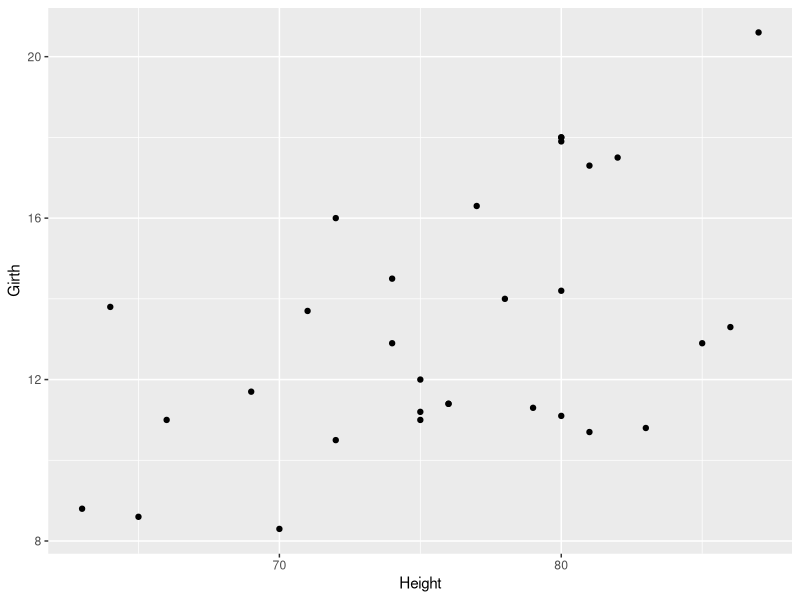
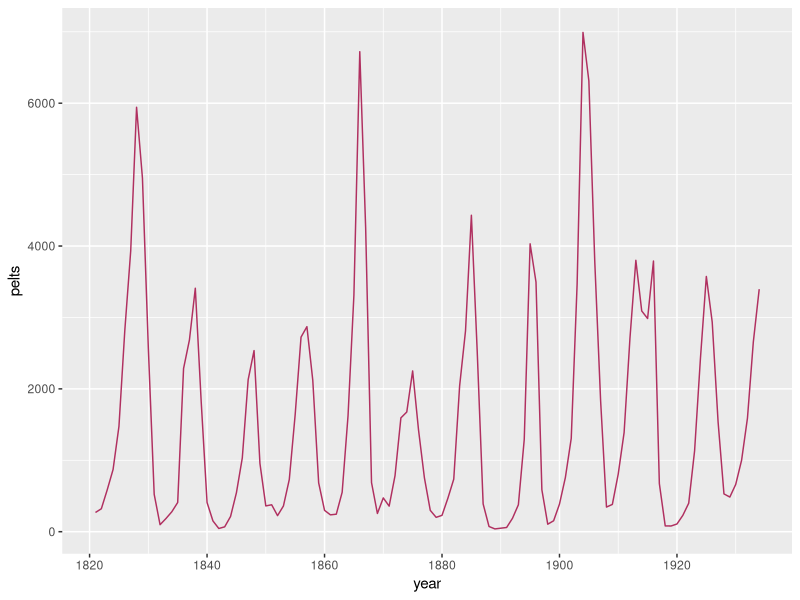
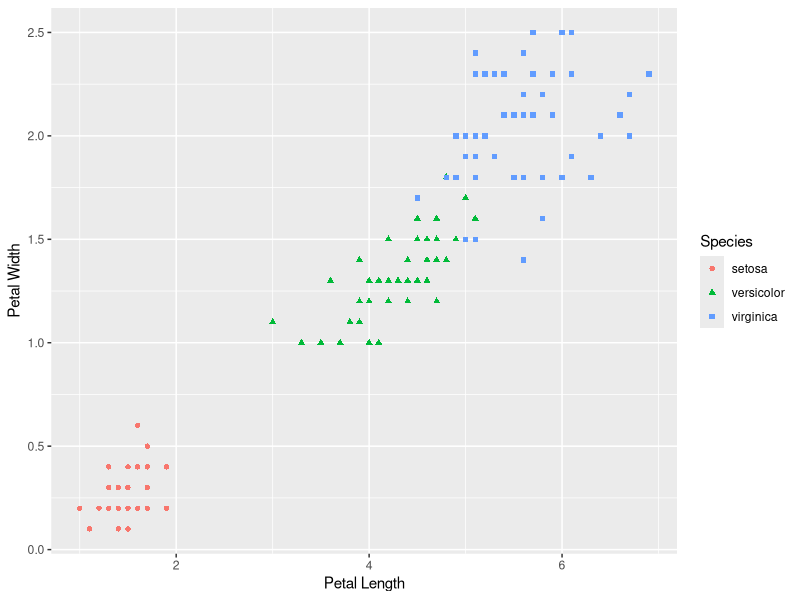
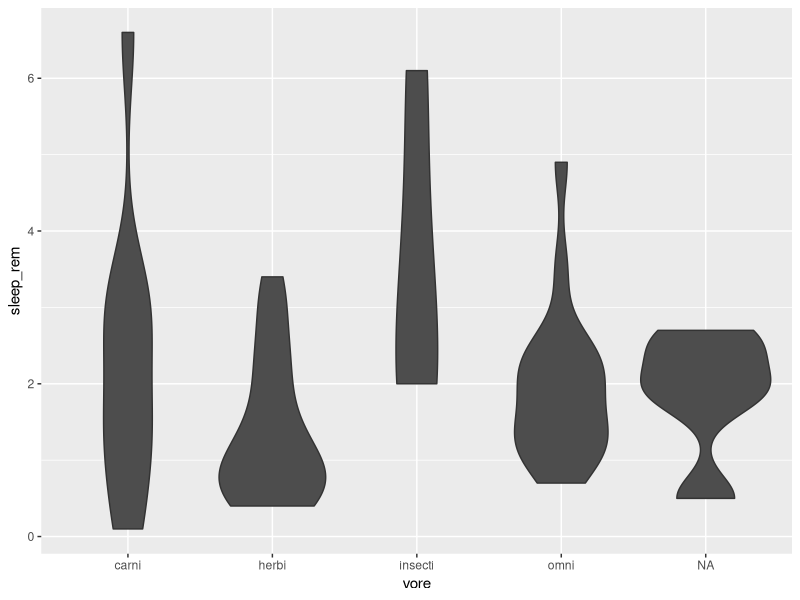
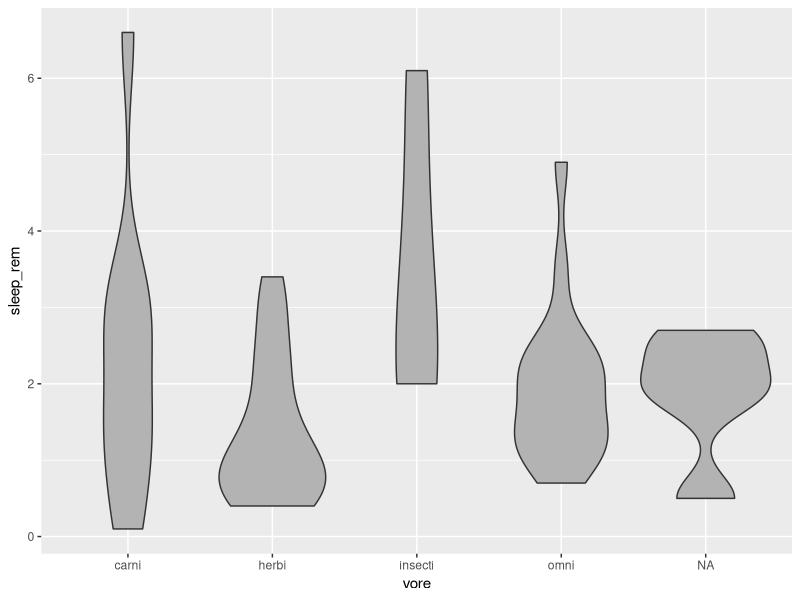
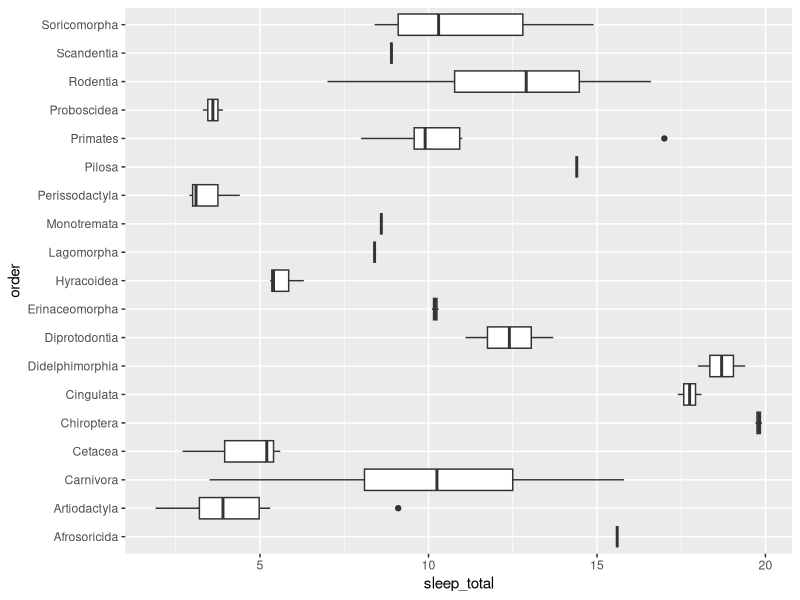
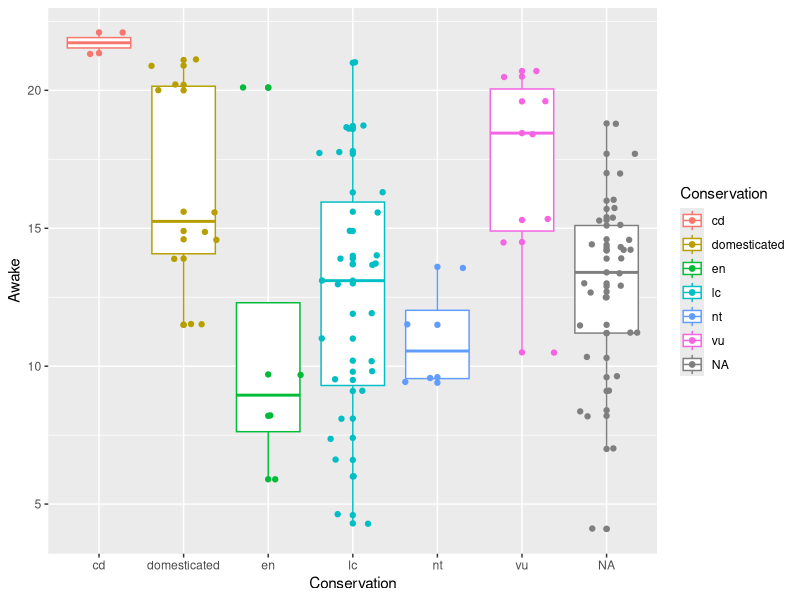
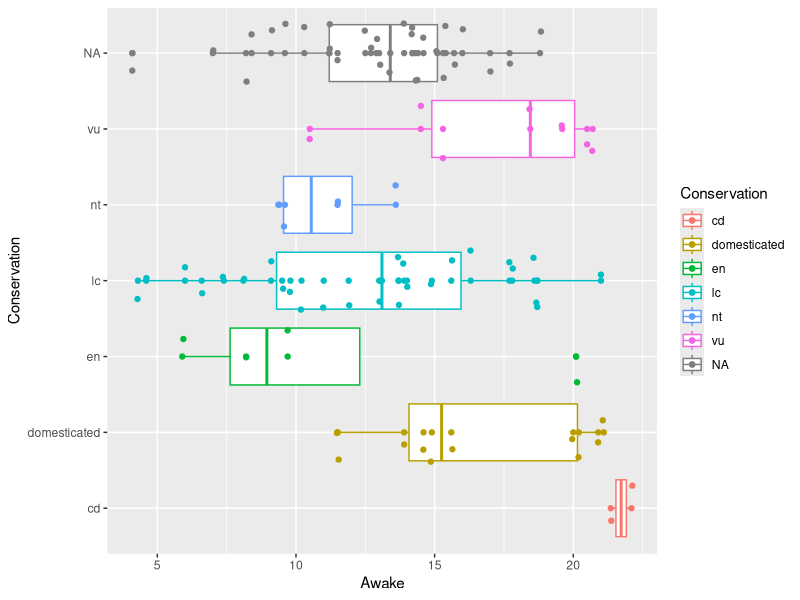

Reproduce these figures in R, in order.
## ---- chunk 1
knitr::opts_chunk$set(echo=TRUE)
## ---- chunk 2
library(tidyverse)
## ---- chunk 3
library(ggplot2)
## ---- chunk 4
data(trees)
## ---- chunk 5
?trees
## ---- chunk 6
ggplot(data = trees, aes(x = Height, y = Girth)) +
  geom_point()
## ---- chunk 7
year <- (1821:1934)
## ---- chunk 8
year
## ---- chunk 9
data("lynx")
## ---- chunk 10
?lynx
## ---- chunk 11
class(lynx)
## ---- chunk 12
pelts <- as.vector(lynx)
## ---- chunk 13
pelts
## ---- chunk 14
lynx_pelts <- data.frame(year,pelts)
## ---- chunk 15
lynx_pelts
## ---- chunk 16
ggplot(data=lynx_pelts)+
  geom_line(mapping=aes(x=year,y=pelts),color="maroon")
## ---- chunk 17
data(iris)
## ---- chunk 18
?iris
## ---- chunk 19
?labs
## ---- chunk 20
ggplot(data=iris)+
  geom_point(mapping=aes(x=Petal.Length,y=Petal.Width,shape=Species,color=Species))+
  labs(x="Petal Length",y="Petal Width")
## ---- chunk 21
data(msleep)
## ---- chunk 22
?msleep
## ---- chunk 23
ggplot(data=msleep)+
  geom_violin(mapping = aes(x=vore,y=sleep_rem),fill="grey30")
## ---- chunk 24
ggplot(data=msleep)+
  geom_violin(mapping = aes(x=vore,y=sleep_rem),fill="grey70")
## ---- chunk 25
ggplot(data=msleep)+
  geom_boxplot(mapping=aes(x=order,y=sleep_total))+
  coord_flip()
## ---- chunk 26
?labs
## ---- chunk 27
ggplot(data=msleep,mapping=aes(x=conservation,y=awake,color=conservation))+
  geom_boxplot()+
  geom_point()+
  geom_jitter()+
  labs(x="Conservation",y="Awake",color="Conservation")
## ---- chunk 28
ggplot(data=msleep,mapping=aes(x=conservation,y=awake,color=conservation))+
  geom_boxplot()+
  geom_point()+
  geom_jitter()+
  labs(x="Conservation",y="Awake",color="Conservation")+
  coord_flip()
## ---- chunk 29
?msleep
## ---- chunk 30
ggplot(data=msleep)+
  geom_point(mapping = aes(x=sleep_total,y=bodywt,color=conservation))
## ---- chunk 31
ggplot(data=msleep)+
  geom_point(mapping = aes(x=sleep_total,y=bodywt),color="coral")+
  facet_wrap(~conservation,ncol=2)
## ---- chunk 32
ggplot(data=msleep)+
  geom_point(mapping = aes(x=sleep_total,y=brainwt,color=vore))
## ---- chunk 33
ggplot(data=msleep)+
  geom_point(mapping = aes(x=sleep_total,y=brainwt),color="coral")+
  facet_wrap(~vore,ncol=2)
